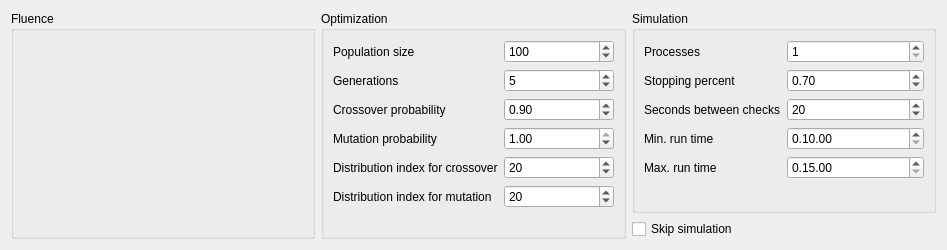
<?xml version="1.0" encoding="UTF-8"?>
<ui version="4.0">
 <class>optimizationRecoilParameters</class>
 <widget class="QWidget" name="optimizationRecoilParameters">
  <property name="geometry">
   <rect>
    <x>0</x>
    <y>0</y>
    <width>947</width>
    <height>250</height>
   </rect>
  </property>
  <property name="minimumSize">
   <size>
    <width>947</width>
    <height>250</height>
   </size>
  </property>
  <property name="windowTitle">
   <string>Start Optimization</string>
  </property>
  <layout class="QVBoxLayout" name="verticalLayout">
   <item>
    <layout class="QHBoxLayout" name="horizontalLayout_3">
     <item>
      <widget class="QGroupBox" name="groupBox">
       <property name="title">
        <string>Fluence</string>
       </property>
       <layout class="QVBoxLayout" name="verticalLayout_4">
        <item>
         <layout class="QFormLayout" name="fluence_form_layout"/>
        </item>
       </layout>
      </widget>
     </item>
     <item>
      <widget class="QGroupBox" name="groupBox_2">
       <property name="title">
        <string>Optimization</string>
       </property>
       <layout class="QVBoxLayout" name="verticalLayout_5">
        <item>
         <layout class="QFormLayout" name="formLayout_4">
          <item row="0" column="0">
           <widget class="QLabel" name="label">
            <property name="text">
             <string>Population size</string>
            </property>
           </widget>
          </item>
          <item row="0" column="1">
           <widget class="QSpinBox" name="populationSpinBox">
            <property name="minimum">
             <number>10</number>
            </property>
            <property name="maximum">
             <number>1000</number>
            </property>
            <property name="value">
             <number>100</number>
            </property>
           </widget>
          </item>
          <item row="1" column="0">
           <widget class="QLabel" name="label_10">
            <property name="text">
             <string>Generations</string>
            </property>
           </widget>
          </item>
          <item row="1" column="1">
           <widget class="QSpinBox" name="generationSpinBox">
            <property name="maximum">
             <number>999999</number>
            </property>
            <property name="value">
             <number>5</number>
            </property>
           </widget>
          </item>
          <item row="2" column="0">
           <widget class="QLabel" name="label_8">
            <property name="text">
             <string>Crossover probability</string>
            </property>
           </widget>
          </item>
          <item row="2" column="1">
           <widget class="QDoubleSpinBox" name="crossoverProbDoubleSpinBox">
            <property name="decimals">
             <number>2</number>
            </property>
            <property name="maximum">
             <double>1.000000000000000</double>
            </property>
            <property name="singleStep">
             <double>0.100000000000000</double>
            </property>
            <property name="value">
             <double>0.900000000000000</double>
            </property>
           </widget>
          </item>
          <item row="3" column="0">
           <widget class="QLabel" name="label_9">
            <property name="text">
             <string>Mutation probability</string>
            </property>
           </widget>
          </item>
          <item row="3" column="1">
           <widget class="QDoubleSpinBox" name="mutationProbDoubleSpinBox">
            <property name="maximum">
             <double>1.000000000000000</double>
            </property>
            <property name="singleStep">
             <double>0.010000000000000</double>
            </property>
            <property name="value">
             <double>1.000000000000000</double>
            </property>
           </widget>
          </item>
          <item row="4" column="0">
           <widget class="QLabel" name="label_2">
            <property name="text">
             <string>Distribution index for crossover</string>
            </property>
           </widget>
          </item>
          <item row="4" column="1">
           <widget class="QSpinBox" name="disCSpinBox">
            <property name="value">
             <number>20</number>
            </property>
           </widget>
          </item>
          <item row="5" column="0">
           <widget class="QLabel" name="label_3">
            <property name="text">
             <string>Distribution index for mutation</string>
            </property>
           </widget>
          </item>
          <item row="5" column="1">
           <widget class="QSpinBox" name="disMSpinBox">
            <property name="value">
             <number>20</number>
            </property>
           </widget>
          </item>
         </layout>
        </item>
       </layout>
      </widget>
     </item>
     <item>
      <layout class="QVBoxLayout" name="verticalLayout_2">
       <item>
        <widget class="QGroupBox" name="simGroupBox">
         <property name="title">
          <string>Simulation</string>
         </property>
         <layout class="QVBoxLayout" name="verticalLayout_3">
          <item>
           <layout class="QFormLayout" name="formLayout_5">
            <item row="0" column="0">
             <widget class="QLabel" name="label_7">
              <property name="text">
               <string>Processes</string>
              </property>
             </widget>
            </item>
            <item row="0" column="1">
             <widget class="QSpinBox" name="processesSpinBox">
              <property name="minimum">
               <number>1</number>
              </property>
              <property name="value">
               <number>1</number>
              </property>
             </widget>
            </item>
            <item row="1" column="0">
             <widget class="QLabel" name="label_11">
              <property name="text">
               <string>Stopping percent</string>
              </property>
             </widget>
            </item>
            <item row="1" column="1">
             <widget class="QDoubleSpinBox" name="percentDoubleSpinBox">
              <property name="minimum">
               <double>0.010000000000000</double>
              </property>
              <property name="maximum">
               <double>1.000000000000000</double>
              </property>
              <property name="singleStep">
               <double>0.010000000000000</double>
              </property>
              <property name="value">
               <double>0.700000000000000</double>
              </property>
             </widget>
            </item>
            <item row="2" column="0">
             <widget class="QLabel" name="label_12">
              <property name="text">
               <string>Seconds between checks</string>
              </property>
             </widget>
            </item>
            <item row="2" column="1">
             <widget class="QSpinBox" name="timeSpinBox">
              <property name="maximum">
               <number>60</number>
              </property>
              <property name="value">
               <number>20</number>
              </property>
             </widget>
            </item>
            <item row="3" column="0">
             <widget class="QLabel" name="label_5">
              <property name="text">
               <string>Min. run time</string>
              </property>
             </widget>
            </item>
            <item row="3" column="1">
             <widget class="QTimeEdit" name="minTimeEdit">
              <property name="currentSection">
               <enum>QDateTimeEdit::HourSection</enum>
              </property>
              <property name="displayFormat">
               <string>H.mm.ss</string>
              </property>
              <property name="time">
               <time>
                <hour>0</hour>
                <minute>10</minute>
                <second>0</second>
               </time>
              </property>
             </widget>
            </item>
            <item row="4" column="0">
             <widget class="QLabel" name="label_6">
              <property name="text">
               <string>Max. run time</string>
              </property>
             </widget>
            </item>
            <item row="4" column="1">
             <widget class="QTimeEdit" name="maxTimeEdit">
              <property name="maximumTime">
               <time>
                <hour>23</hour>
                <minute>59</minute>
                <second>59</second>
               </time>
              </property>
              <property name="currentSection">
               <enum>QDateTimeEdit::HourSection</enum>
              </property>
              <property name="displayFormat">
               <string>H.mm.ss</string>
              </property>
              <property name="time">
               <time>
                <hour>0</hour>
                <minute>15</minute>
                <second>0</second>
               </time>
              </property>
             </widget>
            </item>
           </layout>
          </item>
         </layout>
        </widget>
       </item>
       <item>
        <widget class="QCheckBox" name="skip_sim_chk_box">
         <property name="text">
          <string>Skip simulation</string>
         </property>
        </widget>
       </item>
      </layout>
     </item>
    </layout>
   </item>
  </layout>
 </widget>
 <resources/>
 <connections/>
</ui>
